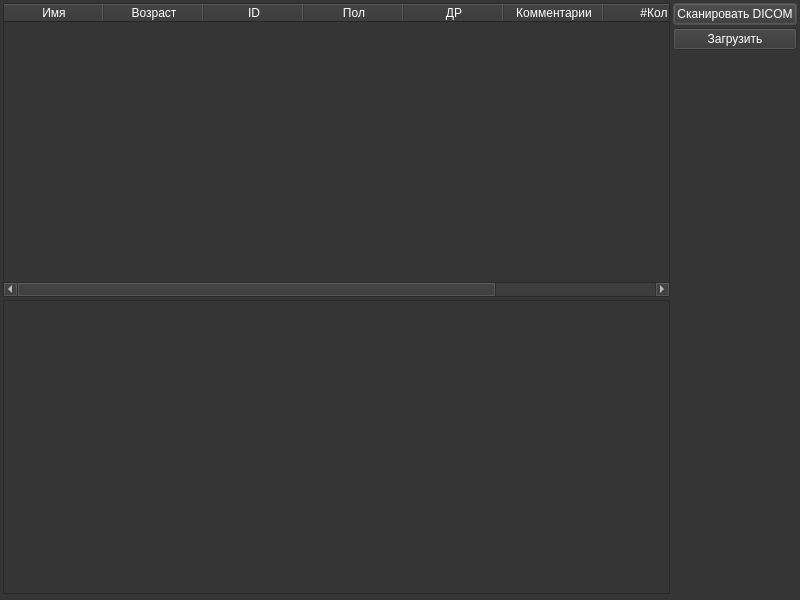
<?xml version="1.0" encoding="UTF-8"?>
<ui version="4.0">
 <class>DICOMDatabaseDialog</class>
 <widget class="QDialog" name="DICOMDatabaseDialog">
  <property name="geometry">
   <rect>
    <x>0</x>
    <y>0</y>
    <width>800</width>
    <height>600</height>
   </rect>
  </property>
  <property name="palette">
   <palette>
    <active>
     <colorrole role="WindowText">
      <brush brushstyle="SolidPattern">
       <color alpha="255">
        <red>255</red>
        <green>255</green>
        <blue>255</blue>
       </color>
      </brush>
     </colorrole>
     <colorrole role="Button">
      <brush brushstyle="SolidPattern">
       <color alpha="255">
        <red>53</red>
        <green>53</green>
        <blue>53</blue>
       </color>
      </brush>
     </colorrole>
     <colorrole role="Light">
      <brush brushstyle="SolidPattern">
       <color alpha="255">
        <red>53</red>
        <green>53</green>
        <blue>53</blue>
       </color>
      </brush>
     </colorrole>
     <colorrole role="Midlight">
      <brush brushstyle="SolidPattern">
       <color alpha="255">
        <red>53</red>
        <green>53</green>
        <blue>53</blue>
       </color>
      </brush>
     </colorrole>
     <colorrole role="Dark">
      <brush brushstyle="SolidPattern">
       <color alpha="255">
        <red>98</red>
        <green>98</green>
        <blue>98</blue>
       </color>
      </brush>
     </colorrole>
     <colorrole role="Mid">
      <brush brushstyle="SolidPattern">
       <color alpha="255">
        <red>154</red>
        <green>154</green>
        <blue>154</blue>
       </color>
      </brush>
     </colorrole>
     <colorrole role="Text">
      <brush brushstyle="SolidPattern">
       <color alpha="255">
        <red>255</red>
        <green>255</green>
        <blue>255</blue>
       </color>
      </brush>
     </colorrole>
     <colorrole role="BrightText">
      <brush brushstyle="SolidPattern">
       <color alpha="255">
        <red>255</red>
        <green>255</green>
        <blue>255</blue>
       </color>
      </brush>
     </colorrole>
     <colorrole role="ButtonText">
      <brush brushstyle="SolidPattern">
       <color alpha="255">
        <red>255</red>
        <green>255</green>
        <blue>255</blue>
       </color>
      </brush>
     </colorrole>
     <colorrole role="Base">
      <brush brushstyle="SolidPattern">
       <color alpha="255">
        <red>53</red>
        <green>53</green>
        <blue>53</blue>
       </color>
      </brush>
     </colorrole>
     <colorrole role="Window">
      <brush brushstyle="SolidPattern">
       <color alpha="255">
        <red>53</red>
        <green>53</green>
        <blue>53</blue>
       </color>
      </brush>
     </colorrole>
     <colorrole role="Shadow">
      <brush brushstyle="SolidPattern">
       <color alpha="255">
        <red>53</red>
        <green>53</green>
        <blue>53</blue>
       </color>
      </brush>
     </colorrole>
     <colorrole role="Highlight">
      <brush brushstyle="SolidPattern">
       <color alpha="255">
        <red>98</red>
        <green>98</green>
        <blue>98</blue>
       </color>
      </brush>
     </colorrole>
     <colorrole role="HighlightedText">
      <brush brushstyle="SolidPattern">
       <color alpha="255">
        <red>255</red>
        <green>255</green>
        <blue>255</blue>
       </color>
      </brush>
     </colorrole>
     <colorrole role="Link">
      <brush brushstyle="SolidPattern">
       <color alpha="255">
        <red>53</red>
        <green>53</green>
        <blue>53</blue>
       </color>
      </brush>
     </colorrole>
     <colorrole role="LinkVisited">
      <brush brushstyle="SolidPattern">
       <color alpha="255">
        <red>53</red>
        <green>53</green>
        <blue>53</blue>
       </color>
      </brush>
     </colorrole>
     <colorrole role="AlternateBase">
      <brush brushstyle="SolidPattern">
       <color alpha="255">
        <red>53</red>
        <green>53</green>
        <blue>53</blue>
       </color>
      </brush>
     </colorrole>
     <colorrole role="ToolTipBase">
      <brush brushstyle="SolidPattern">
       <color alpha="255">
        <red>255</red>
        <green>255</green>
        <blue>255</blue>
       </color>
      </brush>
     </colorrole>
     <colorrole role="ToolTipText">
      <brush brushstyle="SolidPattern">
       <color alpha="255">
        <red>255</red>
        <green>255</green>
        <blue>255</blue>
       </color>
      </brush>
     </colorrole>
     <colorrole role="PlaceholderText">
      <brush brushstyle="SolidPattern">
       <color alpha="128">
        <red>98</red>
        <green>98</green>
        <blue>98</blue>
       </color>
      </brush>
     </colorrole>
    </active>
    <inactive>
     <colorrole role="WindowText">
      <brush brushstyle="SolidPattern">
       <color alpha="255">
        <red>255</red>
        <green>255</green>
        <blue>255</blue>
       </color>
      </brush>
     </colorrole>
     <colorrole role="Button">
      <brush brushstyle="SolidPattern">
       <color alpha="255">
        <red>53</red>
        <green>53</green>
        <blue>53</blue>
       </color>
      </brush>
     </colorrole>
     <colorrole role="Light">
      <brush brushstyle="SolidPattern">
       <color alpha="255">
        <red>53</red>
        <green>53</green>
        <blue>53</blue>
       </color>
      </brush>
     </colorrole>
     <colorrole role="Midlight">
      <brush brushstyle="SolidPattern">
       <color alpha="255">
        <red>53</red>
        <green>53</green>
        <blue>53</blue>
       </color>
      </brush>
     </colorrole>
     <colorrole role="Dark">
      <brush brushstyle="SolidPattern">
       <color alpha="255">
        <red>98</red>
        <green>98</green>
        <blue>98</blue>
       </color>
      </brush>
     </colorrole>
     <colorrole role="Mid">
      <brush brushstyle="SolidPattern">
       <color alpha="255">
        <red>154</red>
        <green>154</green>
        <blue>154</blue>
       </color>
      </brush>
     </colorrole>
     <colorrole role="Text">
      <brush brushstyle="SolidPattern">
       <color alpha="255">
        <red>255</red>
        <green>255</green>
        <blue>255</blue>
       </color>
      </brush>
     </colorrole>
     <colorrole role="BrightText">
      <brush brushstyle="SolidPattern">
       <color alpha="255">
        <red>255</red>
        <green>255</green>
        <blue>255</blue>
       </color>
      </brush>
     </colorrole>
     <colorrole role="ButtonText">
      <brush brushstyle="SolidPattern">
       <color alpha="255">
        <red>255</red>
        <green>255</green>
        <blue>255</blue>
       </color>
      </brush>
     </colorrole>
     <colorrole role="Base">
      <brush brushstyle="SolidPattern">
       <color alpha="255">
        <red>53</red>
        <green>53</green>
        <blue>53</blue>
       </color>
      </brush>
     </colorrole>
     <colorrole role="Window">
      <brush brushstyle="SolidPattern">
       <color alpha="255">
        <red>53</red>
        <green>53</green>
        <blue>53</blue>
       </color>
      </brush>
     </colorrole>
     <colorrole role="Shadow">
      <brush brushstyle="SolidPattern">
       <color alpha="255">
        <red>53</red>
        <green>53</green>
        <blue>53</blue>
       </color>
      </brush>
     </colorrole>
     <colorrole role="Highlight">
      <brush brushstyle="SolidPattern">
       <color alpha="255">
        <red>98</red>
        <green>98</green>
        <blue>98</blue>
       </color>
      </brush>
     </colorrole>
     <colorrole role="HighlightedText">
      <brush brushstyle="SolidPattern">
       <color alpha="255">
        <red>255</red>
        <green>255</green>
        <blue>255</blue>
       </color>
      </brush>
     </colorrole>
     <colorrole role="Link">
      <brush brushstyle="SolidPattern">
       <color alpha="255">
        <red>53</red>
        <green>53</green>
        <blue>53</blue>
       </color>
      </brush>
     </colorrole>
     <colorrole role="LinkVisited">
      <brush brushstyle="SolidPattern">
       <color alpha="255">
        <red>53</red>
        <green>53</green>
        <blue>53</blue>
       </color>
      </brush>
     </colorrole>
     <colorrole role="AlternateBase">
      <brush brushstyle="SolidPattern">
       <color alpha="255">
        <red>53</red>
        <green>53</green>
        <blue>53</blue>
       </color>
      </brush>
     </colorrole>
     <colorrole role="ToolTipBase">
      <brush brushstyle="SolidPattern">
       <color alpha="255">
        <red>255</red>
        <green>255</green>
        <blue>255</blue>
       </color>
      </brush>
     </colorrole>
     <colorrole role="ToolTipText">
      <brush brushstyle="SolidPattern">
       <color alpha="255">
        <red>255</red>
        <green>255</green>
        <blue>255</blue>
       </color>
      </brush>
     </colorrole>
     <colorrole role="PlaceholderText">
      <brush brushstyle="SolidPattern">
       <color alpha="128">
        <red>98</red>
        <green>98</green>
        <blue>98</blue>
       </color>
      </brush>
     </colorrole>
    </inactive>
    <disabled>
     <colorrole role="WindowText">
      <brush brushstyle="SolidPattern">
       <color alpha="255">
        <red>255</red>
        <green>255</green>
        <blue>255</blue>
       </color>
      </brush>
     </colorrole>
     <colorrole role="Button">
      <brush brushstyle="SolidPattern">
       <color alpha="255">
        <red>53</red>
        <green>53</green>
        <blue>53</blue>
       </color>
      </brush>
     </colorrole>
     <colorrole role="Light">
      <brush brushstyle="SolidPattern">
       <color alpha="255">
        <red>53</red>
        <green>53</green>
        <blue>53</blue>
       </color>
      </brush>
     </colorrole>
     <colorrole role="Midlight">
      <brush brushstyle="SolidPattern">
       <color alpha="255">
        <red>53</red>
        <green>53</green>
        <blue>53</blue>
       </color>
      </brush>
     </colorrole>
     <colorrole role="Dark">
      <brush brushstyle="SolidPattern">
       <color alpha="255">
        <red>98</red>
        <green>98</green>
        <blue>98</blue>
       </color>
      </brush>
     </colorrole>
     <colorrole role="Mid">
      <brush brushstyle="SolidPattern">
       <color alpha="255">
        <red>154</red>
        <green>154</green>
        <blue>154</blue>
       </color>
      </brush>
     </colorrole>
     <colorrole role="Text">
      <brush brushstyle="SolidPattern">
       <color alpha="255">
        <red>255</red>
        <green>255</green>
        <blue>255</blue>
       </color>
      </brush>
     </colorrole>
     <colorrole role="BrightText">
      <brush brushstyle="SolidPattern">
       <color alpha="255">
        <red>255</red>
        <green>255</green>
        <blue>255</blue>
       </color>
      </brush>
     </colorrole>
     <colorrole role="ButtonText">
      <brush brushstyle="SolidPattern">
       <color alpha="255">
        <red>255</red>
        <green>255</green>
        <blue>255</blue>
       </color>
      </brush>
     </colorrole>
     <colorrole role="Base">
      <brush brushstyle="SolidPattern">
       <color alpha="255">
        <red>53</red>
        <green>53</green>
        <blue>53</blue>
       </color>
      </brush>
     </colorrole>
     <colorrole role="Window">
      <brush brushstyle="SolidPattern">
       <color alpha="255">
        <red>53</red>
        <green>53</green>
        <blue>53</blue>
       </color>
      </brush>
     </colorrole>
     <colorrole role="Shadow">
      <brush brushstyle="SolidPattern">
       <color alpha="255">
        <red>53</red>
        <green>53</green>
        <blue>53</blue>
       </color>
      </brush>
     </colorrole>
     <colorrole role="Highlight">
      <brush brushstyle="SolidPattern">
       <color alpha="255">
        <red>98</red>
        <green>98</green>
        <blue>98</blue>
       </color>
      </brush>
     </colorrole>
     <colorrole role="HighlightedText">
      <brush brushstyle="SolidPattern">
       <color alpha="255">
        <red>255</red>
        <green>255</green>
        <blue>255</blue>
       </color>
      </brush>
     </colorrole>
     <colorrole role="Link">
      <brush brushstyle="SolidPattern">
       <color alpha="255">
        <red>53</red>
        <green>53</green>
        <blue>53</blue>
       </color>
      </brush>
     </colorrole>
     <colorrole role="LinkVisited">
      <brush brushstyle="SolidPattern">
       <color alpha="255">
        <red>53</red>
        <green>53</green>
        <blue>53</blue>
       </color>
      </brush>
     </colorrole>
     <colorrole role="AlternateBase">
      <brush brushstyle="SolidPattern">
       <color alpha="255">
        <red>53</red>
        <green>53</green>
        <blue>53</blue>
       </color>
      </brush>
     </colorrole>
     <colorrole role="ToolTipBase">
      <brush brushstyle="SolidPattern">
       <color alpha="255">
        <red>255</red>
        <green>255</green>
        <blue>255</blue>
       </color>
      </brush>
     </colorrole>
     <colorrole role="ToolTipText">
      <brush brushstyle="SolidPattern">
       <color alpha="255">
        <red>255</red>
        <green>255</green>
        <blue>255</blue>
       </color>
      </brush>
     </colorrole>
     <colorrole role="PlaceholderText">
      <brush brushstyle="SolidPattern">
       <color alpha="128">
        <red>98</red>
        <green>98</green>
        <blue>98</blue>
       </color>
      </brush>
     </colorrole>
    </disabled>
   </palette>
  </property>
  <property name="focusPolicy">
   <enum>Qt::StrongFocus</enum>
  </property>
  <property name="windowTitle">
   <string>Импорт DICOM серии пациента</string>
  </property>
  <layout class="QHBoxLayout" name="horizontalLayout">
   <property name="spacing">
    <number>3</number>
   </property>
   <property name="leftMargin">
    <number>3</number>
   </property>
   <property name="topMargin">
    <number>3</number>
   </property>
   <property name="rightMargin">
    <number>3</number>
   </property>
   <property name="bottomMargin">
    <number>3</number>
   </property>
   <item>
    <widget class="QWidget" name="widget" native="true">
     <layout class="QVBoxLayout" name="verticalLayout_2">
      <property name="spacing">
       <number>3</number>
      </property>
      <property name="leftMargin">
       <number>0</number>
      </property>
      <property name="topMargin">
       <number>0</number>
      </property>
      <property name="rightMargin">
       <number>0</number>
      </property>
      <property name="bottomMargin">
       <number>0</number>
      </property>
      <item>
       <widget class="QTableWidget" name="tableWidgetPatients">
        <property name="editTriggers">
         <set>QAbstractItemView::NoEditTriggers</set>
        </property>
        <property name="tabKeyNavigation">
         <bool>false</bool>
        </property>
        <property name="dragDropOverwriteMode">
         <bool>false</bool>
        </property>
        <property name="defaultDropAction">
         <enum>Qt::CopyAction</enum>
        </property>
        <property name="alternatingRowColors">
         <bool>true</bool>
        </property>
        <property name="selectionMode">
         <enum>QAbstractItemView::SingleSelection</enum>
        </property>
        <property name="selectionBehavior">
         <enum>QAbstractItemView::SelectRows</enum>
        </property>
        <property name="sortingEnabled">
         <bool>true</bool>
        </property>
        <attribute name="verticalHeaderVisible">
         <bool>false</bool>
        </attribute>
        <column>
         <property name="text">
          <string>Имя</string>
         </property>
        </column>
        <column>
         <property name="text">
          <string>Возраст</string>
         </property>
        </column>
        <column>
         <property name="text">
          <string>ID</string>
         </property>
        </column>
        <column>
         <property name="text">
          <string>Пол</string>
         </property>
        </column>
        <column>
         <property name="text">
          <string>ДР</string>
         </property>
        </column>
        <column>
         <property name="text">
          <string>Комментарии</string>
         </property>
        </column>
        <column>
         <property name="text">
          <string>#Кол</string>
         </property>
        </column>
        <column>
         <property name="text">
          <string/>
         </property>
         <property name="textAlignment">
          <set>AlignCenter</set>
         </property>
        </column>
       </widget>
      </item>
      <item>
       <widget class="QListWidget" name="listWidgetSeries">
        <property name="editTriggers">
         <set>QAbstractItemView::NoEditTriggers</set>
        </property>
        <property name="iconSize">
         <size>
          <width>120</width>
          <height>120</height>
         </size>
        </property>
        <property name="movement">
         <enum>QListView::Static</enum>
        </property>
        <property name="isWrapping" stdset="0">
         <bool>false</bool>
        </property>
        <property name="spacing">
         <number>5</number>
        </property>
        <property name="viewMode">
         <enum>QListView::IconMode</enum>
        </property>
       </widget>
      </item>
      <item>
       <widget class="SliceMetadata" name="widgetSlices" native="true">
        <property name="minimumSize">
         <size>
          <width>0</width>
          <height>0</height>
         </size>
        </property>
       </widget>
      </item>
     </layout>
    </widget>
   </item>
   <item>
    <widget class="QWidget" name="widget_2" native="true">
     <layout class="QVBoxLayout" name="verticalLayout">
      <property name="spacing">
       <number>3</number>
      </property>
      <property name="leftMargin">
       <number>0</number>
      </property>
      <property name="topMargin">
       <number>0</number>
      </property>
      <property name="rightMargin">
       <number>0</number>
      </property>
      <property name="bottomMargin">
       <number>0</number>
      </property>
      <item>
       <widget class="QPushButton" name="pushButtonScan">
        <property name="text">
         <string>Сканировать DICOM</string>
        </property>
       </widget>
      </item>
      <item>
       <widget class="QPushButton" name="pushButtonImport">
        <property name="enabled">
         <bool>false</bool>
        </property>
        <property name="text">
         <string>Загрузить</string>
        </property>
       </widget>
      </item>
      <item>
       <spacer name="verticalSpacer">
        <property name="orientation">
         <enum>Qt::Vertical</enum>
        </property>
        <property name="sizeHint" stdset="0">
         <size>
          <width>20</width>
          <height>40</height>
         </size>
        </property>
       </spacer>
      </item>
     </layout>
    </widget>
   </item>
  </layout>
 </widget>
 <customwidgets>
  <customwidget>
   <class>SliceMetadata</class>
   <extends>QWidget</extends>
   <header>..controllers.slicemetadata.h</header>
   <container>1</container>
  </customwidget>
 </customwidgets>
 <resources/>
 <connections/>
</ui>
